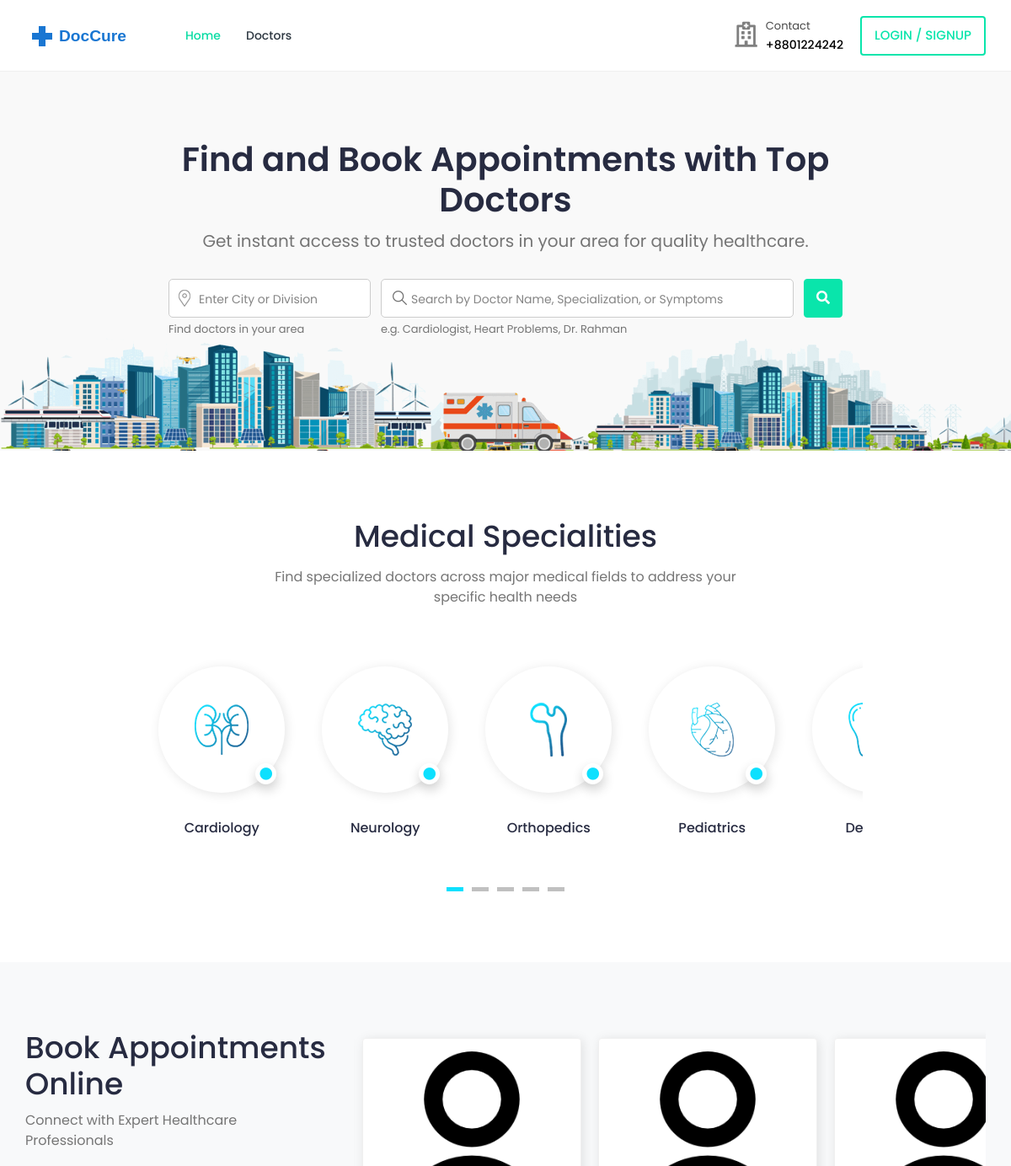
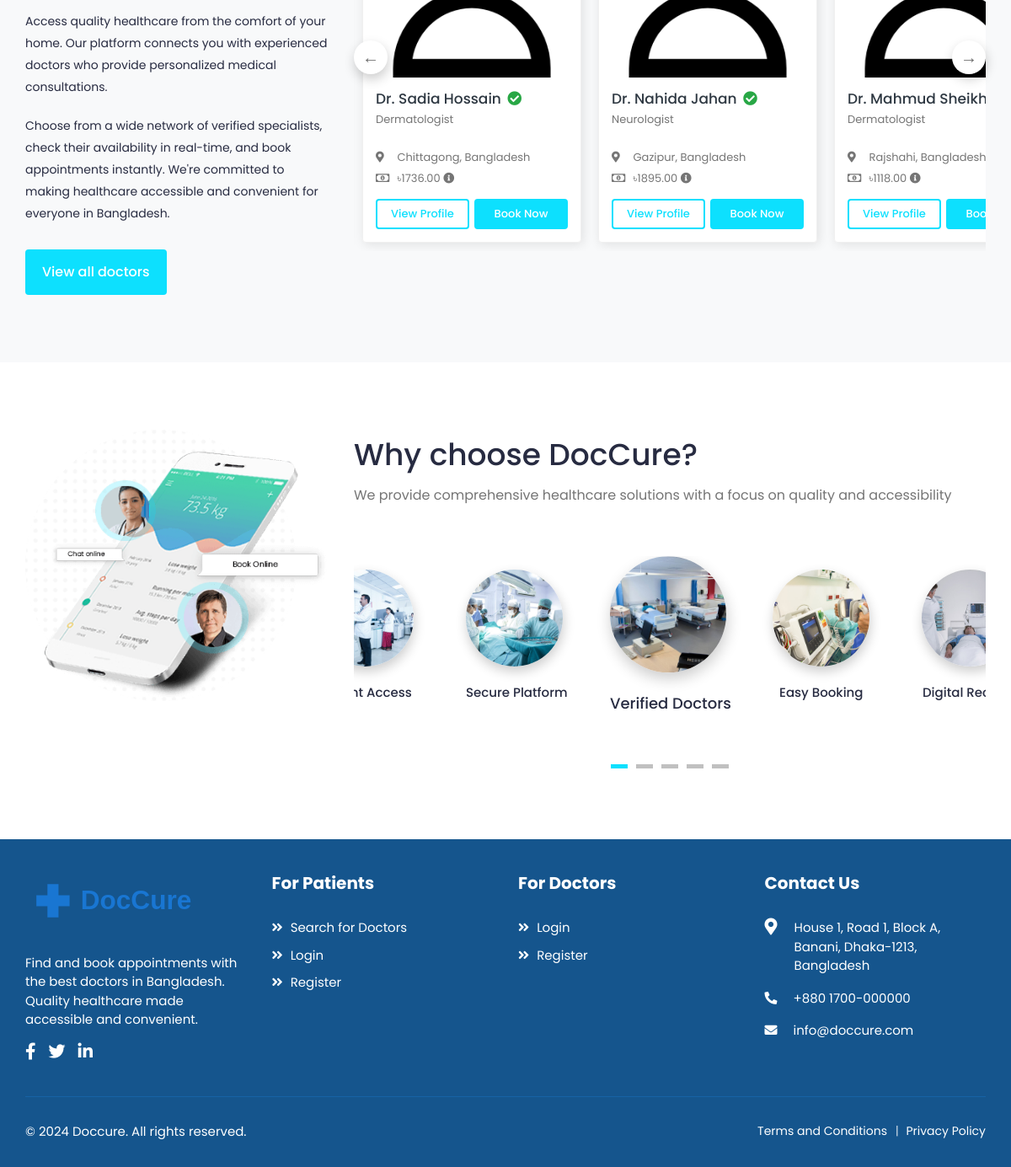
The page / on the database its author committed (2 pictures, top to bottom).
### accounts/models.py (models this page shows, shortened)
class User(AbstractUser):
    class RoleChoices(models.TextChoices):
        DOCTOR = "doctor", "Doctor"
        PATIENT = "patient", "Patient"
    username = models.CharField(max_length=30, unique=True)
    role = models.CharField(
        choices=RoleChoices.choices,
        max_length=20,
        default="patient",
        error_messages={"required": "Role must be provided"},
    )
    email = models.EmailField(
        blank=True,
        error_messages={
            "unique": "A user with that email already exists.",
        },
    )
    first_name = models.CharField(max_length=150, blank=True)
    last_name = models.CharField(max_length=150, blank=True)
    registration_number = models.IntegerField(null=True, blank=True)
    USERNAME_FIELD = "username"
    REQUIRED_FIELDS = []
    objects = CustomUserManager()
    def get_full_name(self):
        full_name = "%s %s" % (self.first_name, self.last_name)
        return full_name.strip() or self.username

class Profile(models.Model):
    user = models.OneToOneField(
        User, on_delete=models.CASCADE, related_name="profile"
    )
    avatar = models.ImageField(
        default="defaults/user.png", upload_to=profile_photo_directory_path
    )
    phone = models.CharField(max_length=20, blank=True, null=True)
    dob = models.DateField(blank=True, null=True)
    about = models.TextField(blank=True, null=True)
    specialization = models.CharField(max_length=255, blank=True, null=True)
    gender = models.CharField(
        max_length=10,
        choices=[("male", "Male"), ("female", "Female"), ("other", "Other")],
        blank=True,
    )
    address = models.TextField(blank=True, null=True)
    city = models.CharField(max_length=100, blank=True)
    state = models.CharField(max_length=100, blank=True)
    postal_code = models.CharField(max_length=20, blank=True)
    country = models.CharField(max_length=100, blank=True)
    price_per_consultation = models.DecimalField(
        max_digits=10, decimal_places=2, null=True, blank=True
    )
    is_available = models.BooleanField(default=True)
    blood_group = models.CharField(
        max_length=5,
        choices=[
            ("A+", "A+"),
            ("A-", "A-"),
            ("B+", "B+"),
            ("B-", "B-"),
            ("O+", "O+"),
            ("O-", "O-"),
            ("AB+", "AB+"),
            ("AB-", "AB-"),
        ],
        blank=True,
        null=True,
    )
    allergies = models.TextField(blank=True, null=True)
    medical_conditions = models.TextField(blank=True, null=True)
    @property
    def image(self):
        return (
            self.avatar.url
            if self.avatar.storage.exists(self.avatar.name)
            else "{}defaults/user.png".format(settings.MEDIA_URL)
        )

### core/views.py (the view)
# urls.py: path("", home, name="home"),
def home(request: HttpRequest) -> HttpResponse:
    doctors = (
        User.objects.select_related("profile")
        .filter(role="doctor")
        .filter(is_superuser=False)
    )
    return render(request, "home.html", {"doctors": doctors})

### templates/home.html (shortened to what this page needs)
{% extends 'base.html' %}
{% load static %}
{% block content %}
    <section class="section section-search">
        <div class="container-fluid">
            <div class="banner-wrapper">
                <div class="banner-header text-center">
                    <h1>Find and Book Appointments with Top Doctors</h1>
                    <p>Get instant access to trusted doctors in your area for quality healthcare.</p>
                </div>
                <div class="search-box">
                    <form action="{% url 'doctors:list' %}" method="get">
                        <div class="form-group search-location">
                            <input type="text" name="location" class="form-control" placeholder="Enter City or Division">
                            <span class="form-text">Find doctors in your area</span>
                        </div>
                        <div class="form-group search-info">
                            <input type="text" name="q" class="form-control" placeholder="Search by Doctor Name, Specialization, or Symptoms">
                            <span class="form-text">e.g. Cardiologist, Heart Problems, Dr. Rahman</span>
                        </div>
                        <button type="submit" class="btn btn-primary search-btn"><i class="fas fa-search"></i> <span>Search</span></button>
                    </form>
                </div>
            </div>
        </div>
    </section>
    <section class="section section-specialities">
        <div class="container-fluid">
            <div class="section-header text-center">
                <h2>Medical Specialities</h2>
                <p class="sub-title">Find specialized doctors across major medical fields to address your specific health needs</p>
            </div>
            <div class="row justify-content-center">
                <div class="col-md-9">
                    <div class="specialities-slider slider">
                        <div class="speicality-item text-center">
                            <div class="speicality-img">
                                <img src="{% static 'assets/img/specialities/specialities-01.png' %}" class="img-fluid" alt="Cardiology">
                                <span><i class="fa fa-circle" aria-hidden="true"></i></span>
                            </div>
                            <p>Cardiology</p>
                        </div>
                        <div class="speicality-item text-center">
                            <div class="speicality-img">
                                <img src="{% static 'assets/img/specialities/specialities-02.png' %}" class="img-fluid" alt="Neurology">
                                <span><i class="fa fa-circle" aria-hidden="true"></i></span>
                            </div>
                            <p>Neurology</p>
                        </div>
                        <div class="speicality-item text-center">
                            <div class="speicality-img">
                                <img src="{% static 'assets/img/specialities/specialities-03.png' %}" class="img-fluid" alt="Orthopedics">
                                <span><i class="fa fa-circle" aria-hidden="true"></i></span>
                            </div>
                            <p>Orthopedics</p>
                        </div>
                        <div class="speicality-item text-center">
                            <div class="speicality-img">
                                <img src="{% static 'assets/img/specialities/specialities-04.png' %}" class="img-fluid" alt="Pediatrics">
                                <span><i class="fa fa-circle" aria-hidden="true"></i></span>
                            </div>
                            <p>Pediatrics</p>
                        </div>
                        <div class="speicality-item text-center">
                            <div class="speicality-img">
                                <img src="{% static 'assets/img/specialities/specialities-05.png' %}" class="img-fluid" alt="Dentistry">
                            </div>
                            <p>Dentistry</p>
                        </div>
                    </div>
                </div>
            </div>
        </div>
    </section>
    <section class="section section-doctor">
        <div class="container-fluid">
            <div class="row">
                <div class="col-lg-4">
                    <div class="section-header">
                        <h2>Book Appointments Online</h2>
                        <p>Connect with Expert Healthcare Professionals</p>
                    </div>
                    <div class="about-content">
                        <p>Access quality healthcare from the comfort of your home. Our platform connects you with experienced doctors who provide personalized medical consultations.</p>
                        <p>Choose from a wide network of verified specialists, check their availability in real-time, and book appointments instantly. We're committed to making healthcare accessible and convenient for everyone in Bangladesh.</p>
                        <a href="{% url 'doctors:list' %}">View all doctors</a>
                    </div>
                </div>
                <div class="col-lg-8">
                    <div class="doctor-slider slider">
                        {% for doctor in doctors %}
                            <div class="profile-widget">
                                <div class="doc-img">
                                    <a href="{% url 'doctors:doctor-profile' doctor.username %}">
                                        <img class="img-fluid" alt="Doctor Image" src="{{ doctor.profile.image }}">
                                    </a>
                                </div>
                                <div class="pro-content">
                                    <h3 class="title">
                                        <a href="{% url 'doctors:doctor-profile' doctor.username %}">Dr. {{ doctor.get_full_name }}</a>
                                        <i class="fas fa-check-circle verified"></i>
                                    </h3>
                                    <p class="speciality">{{ doctor.profile.specialization }}</p>
                                    <ul class="available-info">
                                        <li>
                                            <i class="fas fa-map-marker-alt"></i> {{ doctor.profile.city }}, {{ doctor.profile.country }}
                                        </li>
                                        <li>
                                            <i class="far fa-money-bill-alt"></i> ৳{{ doctor.profile.price_per_consultation }}
                                            <i class="fas fa-info-circle" data-toggle="tooltip" title="Consultation Fee"></i>
                                        </li>
                                    </ul>
                                    <div class="row row-sm">
                                        <div class="col-6">
                                            <a href="{% url 'doctors:doctor-profile' doctor.username %}" class="btn view-btn">View Profile</a>
                                        </div>
                                        <div class="col-6">
                                            <a href="{% url 'bookings:doctor-booking-view' doctor.username %}" class="btn book-btn">Book Now</a>
                                        </div>
                                    </div>
                                </div>
                            </div>
                        {% endfor %}
                    </div>
                </div>
            </div>
        </div>
    </section>
    <section class="section section-features">
        <div class="container-fluid">
            <div class="row">
                <div class="col-md-4 features-img">
                    <img src="{% static 'assets/img/features/feature.png' %}" class="img-fluid" alt="Feature">
                </div>
                <div class="col-md-8">
                    <div class="section-header">
                        <h2 class="mt-2">Why choose DocCure?</h2>
                        <p>We provide comprehensive healthcare solutions with a focus on quality and accessibility</p>
                    </div>
                    <div class="features-slider slider">
                        <div class="feature-item text-center">
                            <img src="{% static 'assets/img/features/feature-01.jpg' %}" class="img-fluid" alt="Verified Doctors">
                            <p>Verified Doctors</p>
                        </div>
                        <div class="feature-item text-center">
                            <img src="{% static 'assets/img/features/feature-02.jpg' %}" class="img-fluid" alt="Easy Booking">
                            <p>Easy Booking</p>
                        </div>
                        <div class="feature-item text-center">
                            <img src="{% static 'assets/img/features/feature-03.jpg' %}" class="img-fluid" alt="Digital Records">
                            <p>Digital Records</p>
                        </div>
                        <div class="feature-item text-center">
                            <img src="{% static 'assets/img/features/feature-04.jpg' %}" class="img-fluid" alt="Instant Access">
                            <p>Instant Access</p>
                        </div>
                        <div class="feature-item text-center">
                            <img src="{% static 'assets/img/features/feature-05.jpg' %}" class="img-fluid" alt="Secure Platform">
                            <p>Secure Platform</p>
                        </div>
                    </div>
                </div>
            </div>
        </div>
    </section>
{% endblock %}

### rows shown on the page
User: profile.image (placeholder picture), get_full_name "Sadia Hossain", profile.specialization "Dermatologist", profile.city "Chittagong", profile.country "Bangladesh", profile.price_per_consultation "1736.00"
User: profile.image (placeholder picture), get_full_name "Nahida Jahan", profile.specialization "Neurologist", profile.city "Gazipur", profile.country "Bangladesh", profile.price_per_consultation "1895.00"
User: profile.image (placeholder picture), get_full_name "Mahmud…", profile.specialization "Dermatologist", profile.city "Rajshahi", profile.country "Bangladesh", profile.price_per_consultation "1118.00"
